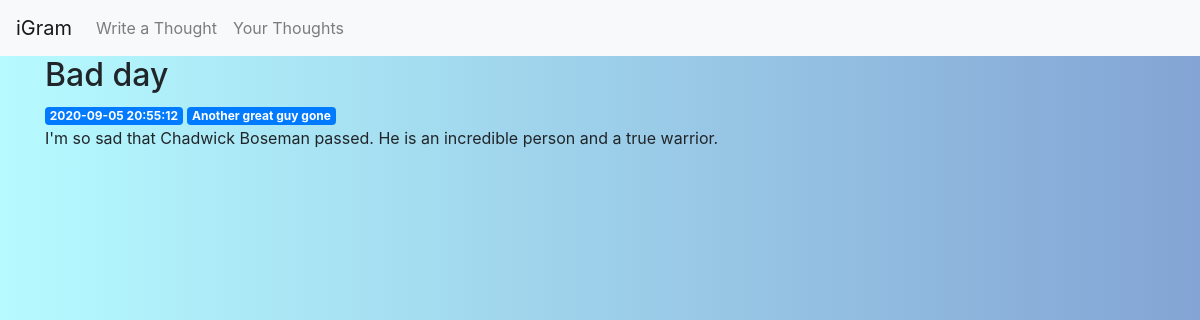
The page /5 on the database its author committed.
### tables this page shows
CREATE TABLE posts (
    id INTEGER PRIMARY KEY AUTOINCREMENT,
    created TIMESTAMP NOT NULL DEFAULT CURRENT_TIMESTAMP,
    title TEXT NOT NULL,
    category TEXT NOT NULL,
    content TEXT NOT NULL
    
);

### app.py (the view)
@app.route('/<int:post_id>')
def post(post_id):
    post = get_post(post_id)
    return render_template('post.html', post=post)

### app.py (called while the page is built)
def get_db_connection():
    conn = sqlite3.connect('database.db')
    conn.row_factory = sqlite3.Row
    return conn

def get_post(post_id):
    conn = get_db_connection()
    post = conn.execute('SELECT * FROM posts WHERE id = ?',
                        (post_id,)).fetchone()
    conn.close()
    if post is None:
        abort(404)
    return post

### templates/post.html
{% extends 'base.html' %}
{% block content %}
<body>
    <h2>{% block title %} {{ post['title'] }} {% endblock %}</h2>
    <span class="badge badge-primary">{{ post['created'] }}</span>
    <span class="badge badge-primary">{{ post['category'] }}</span>
    <p>{{ post['content'] }}</p>
    </body>
{% endblock %}

### static/login.css (style rules this page uses)
body { background: #83a4d4; background: -webkit-linear-gradient(to right, #b6fbff, #83a4d4); background: linear-gradient(to right, #b6fbff, #83a4d4); }

### rows shown on the page
posts: title "Bad day", created "2020-09-05 20:55:12", category "Another great guy gone", content "I'm so sad that Chadwick Boseman passed. He is an incredible person and a true warrior."
